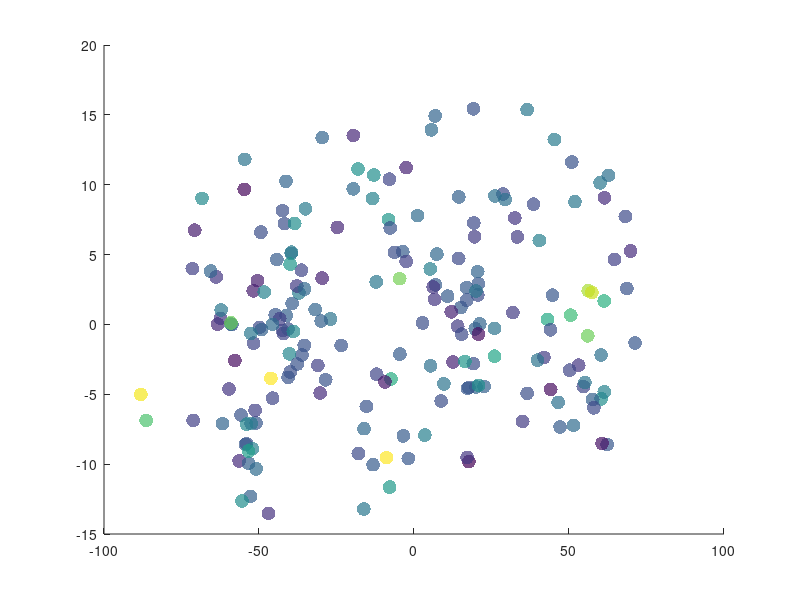

Write MATLAB code to recreate this figure. (Note: this script raises an error after producing the figure.)

%% load data
load('angles_example.mat')

headangles = angles_example.headangle;
eyeangles = angles_example.eyeangle;
pc1 = angles_example.pc1;
%% plot head vs eye angle scatterplot
f = figure;
scatter(headangles, eyeangles, 100, (pc1/max(pc1)), 'filled', 'MarkerFaceAlpha', 0.7, 'MarkerEdgeColor','none')
hold on
l = lsline;
scatter(headangles(181:200), eyeangles(181:200), 100, "red") %marks deviant trials

[rho, p] = corr(headangles,eyeangles, 'Rows', 'complete');

xlabel('Head angle [°]')
ylabel('Eye angle [°]')
